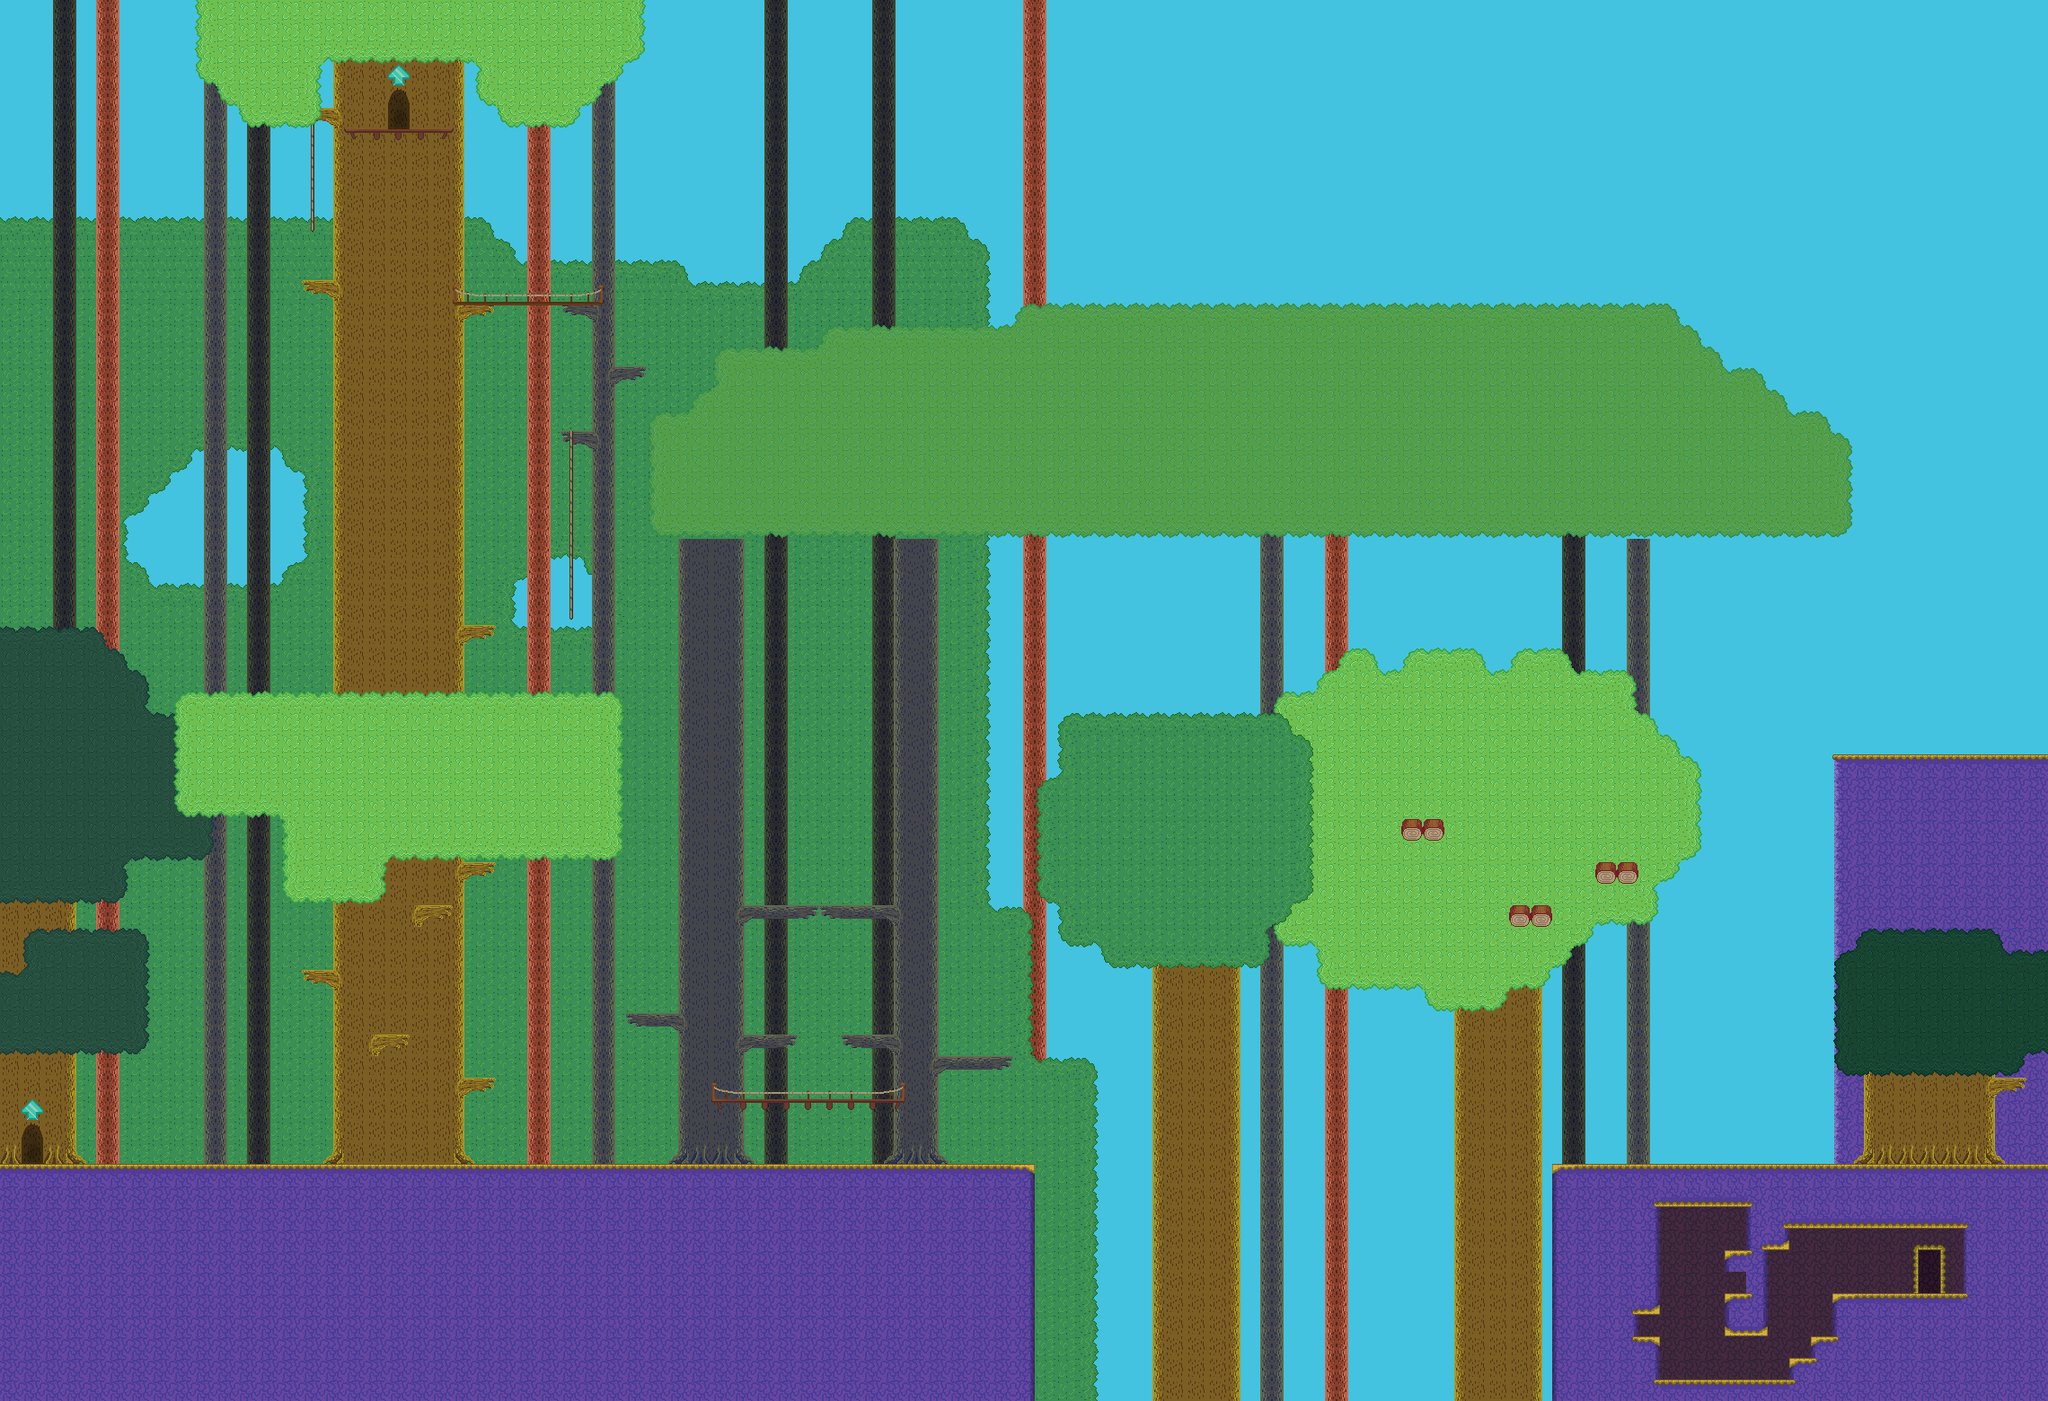

This game map was drawn from its Tiled (.tmx) file and the tilesets committed beside it. A one-line description and the trimmed map source follow:
An orthogonal 95x65 tile map with 24x24 px tiles, 8 tile layers (sky, background light, background leaves, background trees, ...) and 106 objects (26x enemy, 16x material, 9x movingplatform, 5x door, 3x liquid, ...).

<map version="1.0" orientation="orthogonal" width="95" height="65" tilewidth="24" tileheight="24">
 <properties>
  <property name="offset" value="50" />
  <property name="overworldName" value="vforest_2" />
  <property name="soundtrack" value="forest" />
 </properties>
 <tileset firstgid="1" name="treeline" tilewidth="24" tileheight="24">
  <image source="../images/tilesets/treeline.png" width="288" height="816" />
 </tileset>
 <layer name="sky" width="95" height="65">
  <data>[6175 cells, 6175 non-empty, 1 distinct tile ids]</data>
 </layer>
 <layer name="background light" width="95" height="65">
  <data>[6175 cells, 269 non-empty, 3 distinct tile ids]</data>
 </layer>
 <layer name="background leaves" width="95" height="65">
  <data>[6175 cells, 2540 non-empty, 4 distinct tile ids]</data>
 </layer>
 <layer name="background trees" width="95" height="65">
  <data>[6175 cells, 1368 non-empty, 7 distinct tile ids]</data>
 </layer>
 <layer name="behind" width="95" height="65">
  <data>[6175 cells, 9 non-empty, 3 distinct tile ids]</data>
 </layer>
 <layer name="ground" width="95" height="65">
  <data>[6175 cells, 1763 non-empty, 22 distinct tile ids]</data>
 </layer>
 <layer name="leaves" width="95" height="65">
  <data>[6175 cells, 528 non-empty, 26 distinct tile ids]</data>
 </layer>
 <layer name="leaves front" width="95" height="65">
  <data>[6175 cells, 1045 non-empty, 17 distinct tile ids]</data>
 </layer>
 <objectgroup draworder="topdown" name="nodes" width="95" height="65">
  <!-- 63 objects omitted --></objectgroup>
 <objectgroup color="#11a41b" draworder="topdown" name="platform" width="95" height="65">
  <!-- 23 objects omitted --></objectgroup>
 <objectgroup color="#a40400" draworder="topdown" name="block" width="95" height="65">
  <!-- 11 objects omitted --></objectgroup>
 <objectgroup color="#0000a4" draworder="topdown" name="movement" width="95" height="65">
  <!-- 9 objects omitted --></objectgroup>
</map>
<!-- 106 of 106 objects omitted -->
